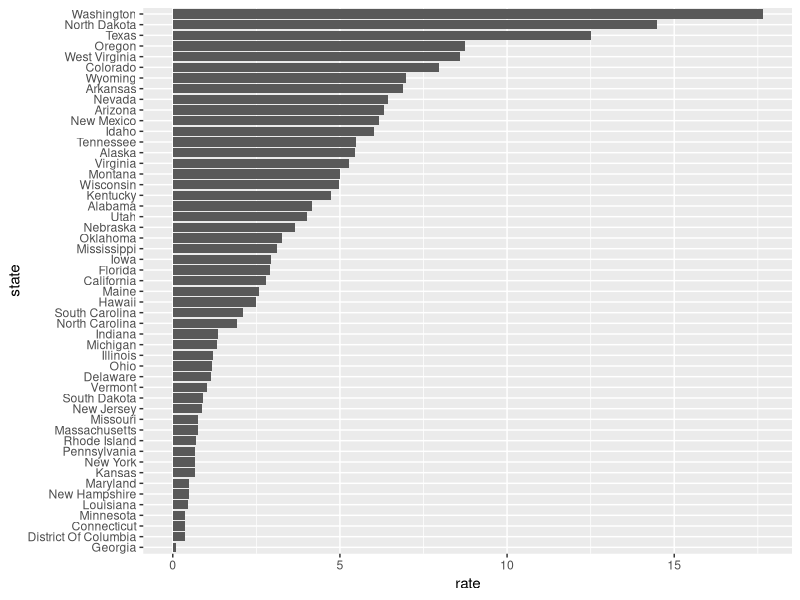

Generate this figure with R:
library(dplyr)
library(ggplot2)
library(dslabs)
data(us_contagious_diseases)
dat <- us_contagious_diseases %>%
    filter(year == 1967 & disease == "Measles" & 
        count > 0 & !is.na(population)) %>%
    mutate(rate = count / population * 10000 * 52 / weeks_reporting) %>%
    mutate(state = reorder(state, rate)) # Reordenamos state por rate
dat %>% ggplot(aes(state, rate)) +
    geom_bar(stat = "identity") +
    coord_flip()
